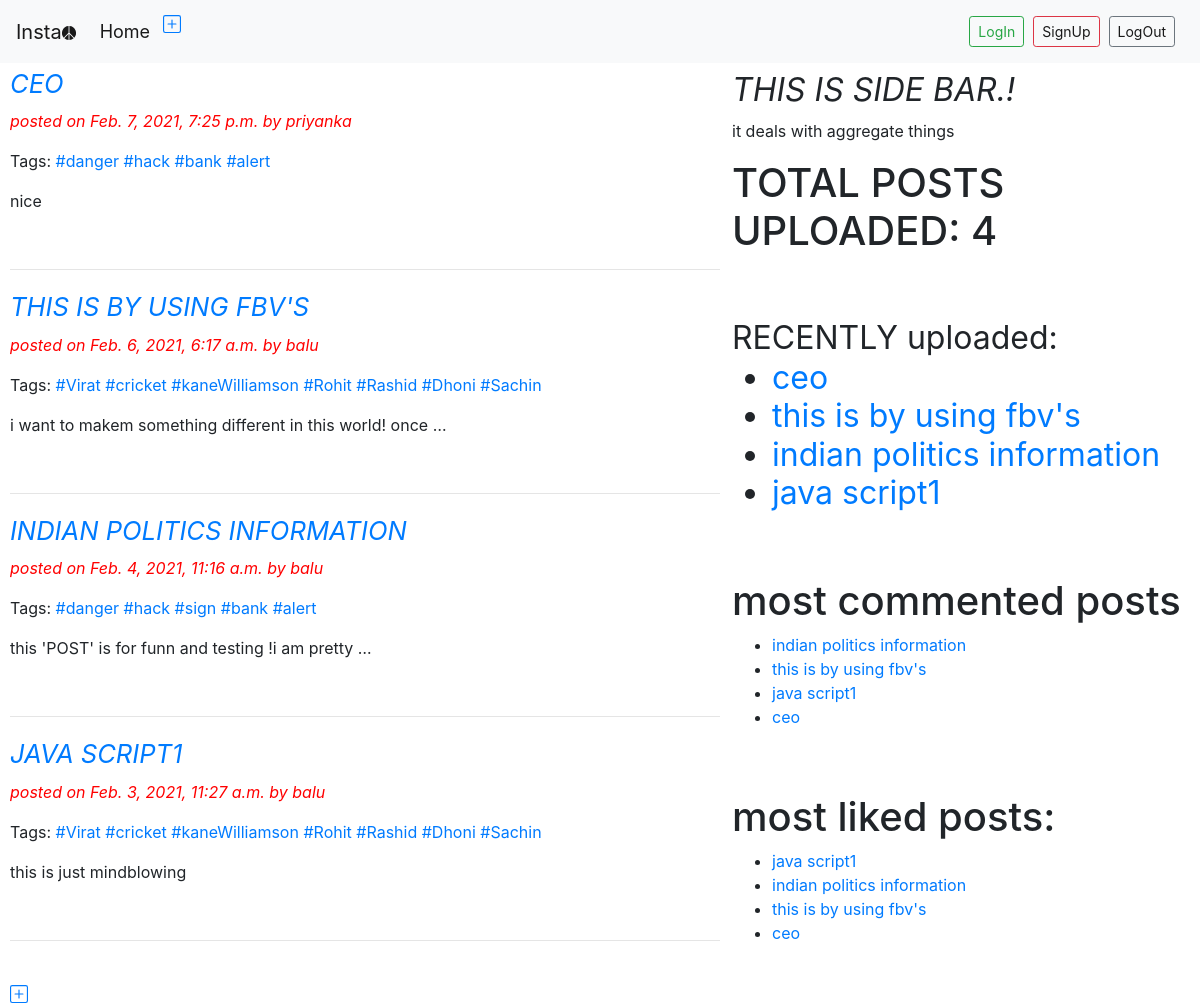
/home/, run on the app's committed database.
### blog/models.py (models this page shows, shortened)
class Post(models.Model):
    STATUS_CHOICES=(('draft','Draft'),('published','Published'))
    title=models.CharField(max_length=128)
    slug=models.SlugField(max_length=128,unique_for_date='publish')
    author=models.ForeignKey(User,related_name='blog_posts',on_delete=models.CASCADE)
    body=models.TextField()
    publish=models.DateTimeField(default=timezone.now)
    created=models.DateTimeField(auto_now_add=True)
    updated=models.DateTimeField(auto_now=True)
    status=models.CharField(max_length=10,default='draft',choices=STATUS_CHOICES)
    tags=TaggableManager()
    objects=CustomManager()
    class Meta:
        ordering=['-publish']
    def get_absolute_url(self):
        return reverse('detail',args=[self.publish.year,self.publish.strftime('%m'),self.publish.strftime('%d'),self.slug])

### blog/views.py (the view)
# urls.py: path('home/',views.postlist_view,name='home'),
def postlist_view(request,tag_slug=None):
    post_list=Post.objects.all()
    tag=None
    if tag_slug:
        tag=get_object_or_404(Tag,slug=tag_slug)
        post_list=post_list.filter(tags__in=[tag])
    return render(request,'blog/post_list.html',{'post_list':post_list,'tag':tag})

### blog/models.py (called while the page is built)
    def get_queryset(self):
        return super().get_queryset().filter(status='published')

### blog/templatetags/blog_tags.py (called while the page is built)
@register.simple_tag(name='my_tag')
def total_posts():
    return Post.objects.count()

@register.inclusion_tag('blog/latest.html')
def show_latest_posts(count=4):
    latest_posts=Post.objects.order_by('-publish')[:count]
    return {'latest_posts':latest_posts}

@register.simple_tag
def most_commented_post(count=4):
    return Post.objects.annotate(total_comments=Count('comments')).order_by('-total_comments')[:count]

@register.simple_tag
def most_liked_post(count=4):
    return Post.objects.annotate(total_likes=Count('likes')).order_by('-total_likes')[:count]

### templates/blog/post_list.html (shortened to what this page needs)
<!DOCTYPE html>
{% extends 'blog/base.html'%}
{% load staticfiles %}
{% block content %}
{% for post in post_list %}
<h2><small><i><a href="{{post.get_absolute_url}}">{{post.title|upper}}</a></i></small></h2>
<p style="color:red;"><i>posted on {{post.publish}} by {{post.author}}</i></p>
<p>Tags: {% for tag in post.tags.all %} <a href="{% url 'post_tags' tag.slug %}" style="text-decoration:none;"> #<span>{{tag.name}}</span> </a>
{% endfor %} </p>
<div class="listbody">{{post.body|truncatewords:10|linebreaks}}
</div><br><hr>
{% endfor %}<br>
<a href="/create">  </a>
{% endblock %}

### templates/blog/base.html (shortened to what this page needs)
<!DOCTYPE html>
{% load staticfiles %}
{% load blog_tags %}
<html lang="en" dir="ltr">
  <head>
    <link rel="stylesheet" href="{% static "css/demo.css" %}">
    <link rel="stylesheet" href="{% static "css/bootstrap.css" %}">
  </head>
  <body>
    <nav class="navbar navbar-expand-lg navbar-light bg-light sticky-top" style="background-color: #e3f2fd;">
  <a class="navbar-brand" href="#">Insta </a>
  <div class="collapse navbar-collapse" id="navbarText">
    <ul class="navbar-nav mr-auto">
      <li class="nav-item active">
        <a class="nav-link" href="/home" style="font-size:18px;">Home</a>
      </li>&nbsp
      <li class="nav-item">
        <a href="/create"> <svg xmlns="http://www.w3.org/2000/svg" width="18" height="18" fill="currentColor" class="bi bi-plus-square" viewBox="0 0 16 16">
      </li>
    </ul>
    <span class="navbar-text">
       <a href="/accounts/login" class="btn btn-outline-success btn-sm">LogIn</a>&nbsp&nbsp
    </span>
    <span class="navbar-text">
      <a href="/signup" class="btn btn-outline-danger btn-sm">SignUp</a>&nbsp&nbsp
    </span>
    <span class="navbar-text">
     <a href="/accounts/logout" class="btn btn-outline-secondary btn-sm">LogOut</a>&nbsp&nbsp
    </span>
  </div>
</nav>
    <div class="content">
      {% block content %}
      {% endblock %}
    </div>
    <div class="sidebar">
      <h1><small><i>THIS IS SIDE BAR.!</i></small></h1>
      <p>it deals with aggregate things </p>
      <h1>TOTAL POSTS UPLOADED: {% my_tag %}</h1><br><br>
      <h1> <small>RECENTLY uploaded: {% show_latest_posts %}</small> </h1><br><br>
     <h1>most commented posts</h1>
      {% most_commented_post as commented_post %}
      <ul>
        {% for post in commented_post %}
        <li> <a href="{{post.get_absolute_url}}">{{post.title}}</a> </li>
        {% endfor %}
      </ul><br><br>
<h1>most liked posts: </h1>
{% most_liked_post as liked_post %}
<ul>
  {% for post in  liked_post %}
  <li> <a href="{{post.get_absolute_url}}">{{post.title}}</a> </li>
  {% endfor %}
</ul>
    </div>
  </body>
</html>

### templates/blog/latest.html
<ul>
  {% for post in latest_posts %}
  <li> <a href="{{post.get_absolute_url}}"> {{post.title}} </a></li>
  {% endfor %}
</ul>

### static/css/demo.css (style rules this page uses)
.content { width: 60%; float: left; padding: 0 0 0 10px; }
.sidebar { width: 39%; float: right; }
body { font-family: 'PT Serif', serif; margin-top: 80px; margin-left: 4px; }

### data on the page
Post: title "CEO", publish "Feb. 7, 2021, 7:25 p.m.", author "priyanka", body "nice", title "ceo"
Tag: name "danger"
Tag: name "hack"
Tag: name "bank"
Tag: name "alert"
Post: title "THIS IS BY USING FBV'S", publish "Feb. 6, 2021, 6:17 a.m.", author "balu", body "i want to makem something different in this world! once …", title "this is by using fbv's"
Tag: name "Virat"
Tag: name "cricket"
Tag: name "kaneWilliamson"
Tag: name "Rohit"
Tag: name "Rashid"
Tag: name "Dhoni"
Tag: name "Sachin"
Post: title "INDIAN POLITICS INFORMATION", publish "Feb. 4, 2021, 11:16 a.m.", author "balu", body "this 'POST' is for funn and testing !i am pretty …", title "indian politics information"
Tag: name "sign"
Post: title "JAVA SCRIPT1", publish "Feb. 3, 2021, 11:27 a.m.", author "balu", body "this is just mindblowing", title "java script1"
